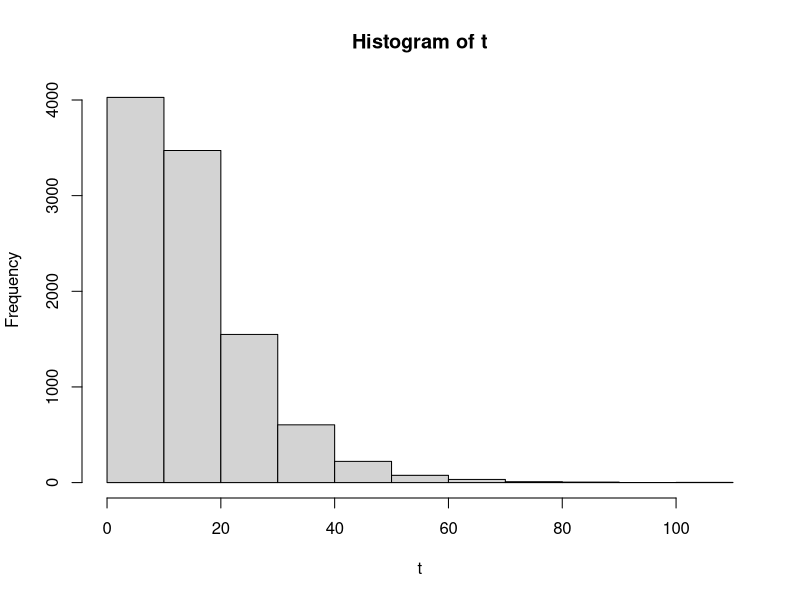

Generate this figure with R: (Note: this script raises an error after producing the figure.)
## ---- chunk 1
knitr::opts_chunk$set(fig.path='Figs/')
## ---- chunk 2
xa = rexp(1,0.1)
xb = rexp(1,0.1)
t = max(xa,xb)
cat("Xa = ", xa)
cat("Xb = ", xb)
cat("T = ", t)
## ---- chunk 3
t<-replicate(10000, max(rexp(1,0.1), rexp(1,0.1)))
print(head(t))
## ---- chunk 4
hist(t)
hist(t, probability = t)
f_t <- function(x) 0.2*exp(-0.1*x) - 0.2*exp(-0.2*x)
curve(f_t, add = T, xlab = "t", ylab = "density")
## ---- chunk 5
mean(t) ## computed E(T)
## ---- chunk 6
cdf <- ecdf(t)
## ---- chunk 7
## probab that satellite lasts more than 15 years is
print(1-cdf(15))       ## my answer 0.397
## ---- chunk 8
## whole process four times

for(i in 1:4){
  
  t<-replicate(10000, max(rexp(1,0.1), rexp(1,0.1)))
  
  cat("E(T) is",mean(t), "\n") ## computed E(T)
  
  cdf <- ecdf(t)
  cdf(15)
  
  ## probab that satellite lasts more than 15 years is
  cat("Probability that satellite lasts more than 15 years is" , 1-cdf(15), "\n")## my answer 0.397
}
## ---- chunk 9
c_part <- function(number_of_points, number_of_times){
  # Vector containing mean of all points
  mean.vector <- vector()
  # Vector containing P(X<15) of all points 
  pdf.15 <- vector()
  for(i in 1:number_of_times){
    
    t<-replicate(10000, max(rexp(1,0.1), rexp(1,0.1)))
    
    mean.vector<-append(mean.vector,mean(t)) ## computed E(T)
  
    cdf <- ecdf(t)
  
    ## probab that satellite lasts more than 15 years is
    pdf.15<-append(pdf.15,1-cdf(15))## my answer 0.397
  }
  return (list("mean" = mean.vector, "pdf" = pdf.15))
}
## ---- chunk 10
cat("E(T) of 1000 Points 5 times is ",c_part(1000,5)$mean, "\n") ## computed E(T)
## ---- chunk 11
cat("P(X<15) of 1000 Points 5 times is ",c_part(1000,5)$pdf, "\n") ## computed P(X<15)
## ---- chunk 12
cat("E(T) of 100000 Points 5 times is ",c_part(100000,5)$mean, "\n") ## computed E(T)
cat("P(X<15) of 100000 Points 5 times is ",c_part(100000,5)$pdf, "\n") ## computed P(X<15)
## ---- chunk 13
## 2nd question
n<-10000          # number of replications i.e number of points

# Randomized Uniform distribution to choose 10000 between 0 and 1
# Points whose x or y greater than 1 would lie outside the square
x<-runif(n,0,1)   
y<-runif(n,0,1)

# satisfying_equation is a boolean vector which contains true if point is inside circle else false
satisfying_equation <-((x-0.5)^2+(y-0.5)^2<=0.25)

# inside.circle consists of all points inside the circle
inside.circle<-sum(satisfying_equation)

# outside.circle consists of all points outside the circle
outside.circle<-(n-inside.circle)

# Finding the value of pi by dividing the number of points inside the circle divide by total number of points
pi_mc<-(inside.circle/n)*4
pi_mc
